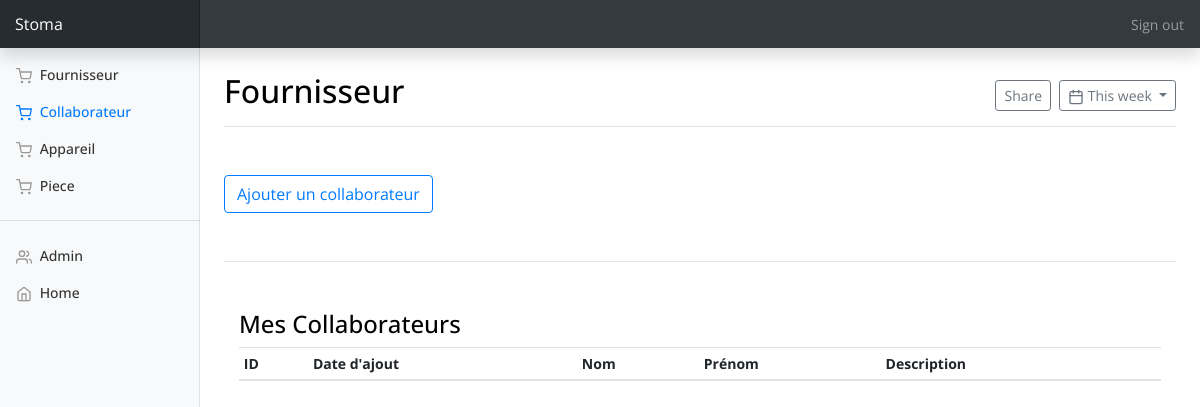
The page /collaborateurs/ (signed in) on the database as committed earlier.
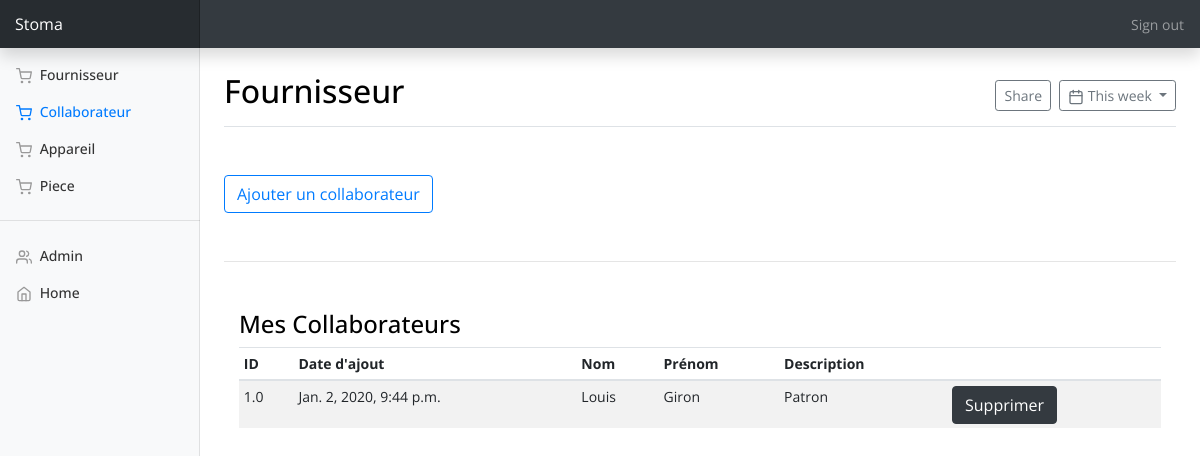
The same page on the database as committed later.
### apps/collaborateurs/models.py (models this page shows, shortened)
class Collaborateur(models.Model):
    date = models.DateTimeField(null=True, blank=True)
    id_collaborateur = models.FloatField(null=True, blank=True)
    first_name = models.CharField(max_length=70, null=True, blank=True)
    last_name = models.CharField(max_length=70, null=True, blank=True)
    description = models.CharField(max_length=200, null=True, blank=True)
    user_username = models.CharField(max_length=150, null=True, blank=True)

### apps/collaborateurs/views.py (the view)
# urls.py: path('collaborateurs/', views.view_display_collaborateur, name='display_collaborateur'),
@login_required
def view_display_collaborateur(request):
    collaborateur = Collaborateur.objects.filter(user_username=request.user.get_username())
    id_collaborateur = request.GET.get('get_id')
    if id_collaborateur:
	    collaborateur_to_delete = collaborateur.filter(id_collaborateur=id_collaborateur)
	    for collab in collaborateur_to_delete:
	    	collab.delete()
    context = {'collaborateur': collaborateur}
    return render(request, 'collaborateurs/display_collaborateurs.html', context)

### apps/collaborateurs/templates/collaborateurs/display_collaborateurs.html (shortened to what this page needs)
{% extends "home/base.html" %}
{% load static %}
{% block content %}
{% load crispy_forms_tags %}
<body>
<div class="upper-navbar">
    <nav class="navbar navbar-dark fixed-top bg-dark flex-md-nowrap p-0 shadow">
        <a class="navbar-brand col-sm-3 col-md-2 mr-0" href="{% url 'home' %}">Stoma</a>
        <ul class="navbar-nav px-3">
            <li class="nav-item text-nowrap">
                <a class="nav-link" href="{% url 'logout' %}">Sign out</a>
            </li>
        </ul>
    </nav>
</div>
<div class="container-fluid">
<div class="row">
<nav class="col-md-2 d-none d-md-block bg-light sidebar">
<div class="sidebar-sticky">
<ul class="nav flex-column">
<li class="nav-item">
<a class="nav-link" href="{% url 'display_fournisseur' %}">
<span data-feather="shopping-cart"></span>
              Fournisseur
            </a>
</li>
<li class="nav-item">
<a class="nav-link active" href="{% url 'display_collaborateur' %}">
<span data-feather="shopping-cart"></span>
              Collaborateur
            </a>
</li>
<li class="nav-item">
<a class="nav-link" href="{% url 'display_appareil' %}">
<span data-feather="shopping-cart"></span>
              Appareil
            </a>
</li>
<li class="nav-item">
<a class="nav-link" href="{% url 'display_piece' %}">
<span data-feather="shopping-cart"></span>
              Piece
            </a>
</li>
<hr/>
<li class="nav-item">
<a class="nav-link" href="{% url 'admin' %}">
<span data-feather="users"></span>
              Admin
</a>
</li>
<li class="nav-item">
<a class="nav-link" href="{% url 'home' %}">
<span data-feather="home"></span>
              Home <span class="sr-only">(current)</span>
</a>
</li>
</ul>
</div>
</nav>
</div>
</div>
<main class="col-md-9 ml-sm-auto col-lg-10 px-4" role="main">
<div class="d-flex justify-content-between flex-wrap flex-md-nowrap align-items-center pt-3 pb-2 mb-3 border-bottom">
<h1 class="h2">Fournisseur</h1>
<div class="btn-toolbar mb-2 mb-md-0">
<div class="btn-group mr-2">
<button class="btn btn-sm btn-outline-secondary" type="button">Share</button>
</div>
<button class="btn btn-sm btn-outline-secondary dropdown-toggle" type="button">
<span data-feather="calendar"></span>
            This week
          </button>
</div>
</div>
    <div class="container my-5">
        <div class="row">
            <a href="{% url 'register_collaborateur' %}">
                <button type="button" class="btn btn-outline-primary">
                    Ajouter un collaborateur
                </button>
            </a>
        </div>
    </div>
    <hr/>
    <div class="container my-5">
        <div class="row">
          <div class="col-md-12 order-md-1">
            <h4>Mes Collaborateurs</h4>
              <div class="table-responsive">
                <table class="table table-striped table-sm">
                  <thead>
                    <tr>
                      <th>ID</th>
                      <th>Date d'ajout</th>
                      <th>Nom</th>
                      <th>Prénom</th>
                      <th>Description</th>
                      <th></th>
                    </tr>
                  </thead>
                  <tbody>
                    {% for c in collaborateur %}
                    <tr>
                      <td>{{c.id_collaborateur}}</td>
                      <td>{{c.date}}</td>
                      <td>{{c.first_name}}</td>
                      <td>{{c.last_name}}</td>
                      <td>{{c.description}}</td>
                      <td>
                        <form method='GET'>
                          <button class="btn btn-dark" type="submit" value="{{c.id_collaborateur}}" name="get_id">
                            Supprimer
                          </button>
                        </form>
                      </td>
                    </tr>
                    {% endfor %}
                  </tbody>
                </table>
              </div>
          </div>
        </div>
    </div>
</main>
</body>
{% endblock content %}

Rows that differ between the two databases and show on the page:
added Collaborateur: id_collaborateur "1.0", date "Jan. 2, 2020, 9:44 p.m.", first_name "Louis", last_name "Giron", description "Patron"
